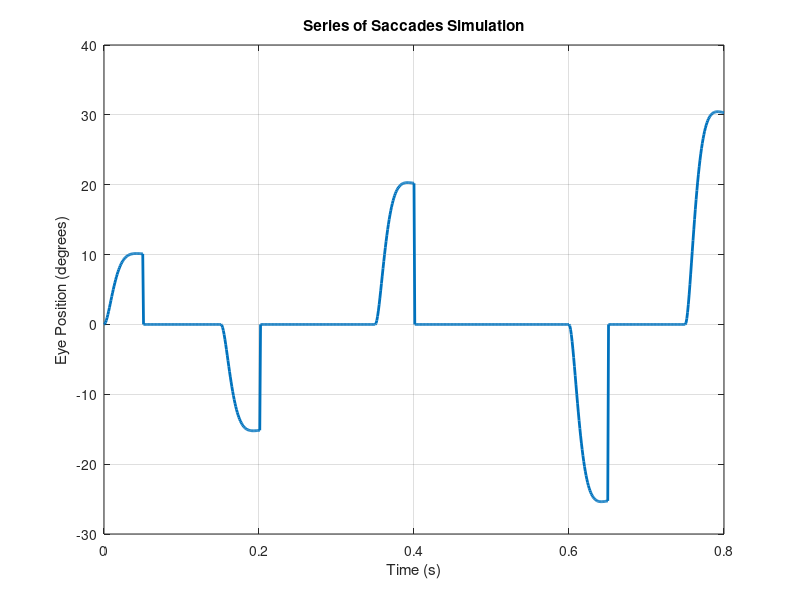

MATLAB code to generate this figure:
% Simulate a series of saccades in MATLAB

% Parameters
amplitudes = [10, -15, 20, -25, 30]; % amplitudes of the saccades in degrees
durations = [0.05, 0.05, 0.05, 0.05, 0.05]; % durations of the saccades in seconds
intervals = [0.1, 0.15, 0.2, 0.1]; % intervals between saccades in seconds
sampling_rate = 1000; % samples per second

% Total time calculation
total_time = sum(durations) + sum(intervals);
t_total = 0:1/sampling_rate:total_time;

% Time vector and position initialization
eye_position = zeros(size(t_total));
current_time = 0;

% Second-order system parameters (assuming same for all saccades)
zeta = 0.8; % damping ratio

% Loop through each saccade
for i = 1:length(amplitudes)
    % Current saccade parameters
    amplitude = amplitudes(i);
    duration = durations(i);
    omega = 2 * pi / duration; % natural frequency (rad/s)
    
    % Time vector for the current saccade
    t_saccade = 0:1/sampling_rate:duration;
    
    % System transfer function: G(s) = omega^2 / (s^2 + 2*zeta*omega*s + omega^2)
    num = [omega^2];
    den = [1, 2*zeta*omega, omega^2];
    sys = tf(num, den);
    
    % Step response of the system to simulate the saccade
    [y, t_saccade] = step(sys, t_saccade);
    y = y * amplitude; % Scale the response to the desired amplitude
    
    % Update the eye position
    start_idx = find(t_total >= current_time, 1);
    end_idx = start_idx + length(y) - 1;
    eye_position(start_idx:end_idx) = eye_position(start_idx:end_idx) + y';
    
    % Update current time
    current_time = current_time + duration;
    
    % Add interval between saccades if not the last saccade
    if i < length(amplitudes)
        interval = intervals(i);
        current_time = current_time + interval;
    end
end

% Plot the series of saccades
figure;
plot(t_total, eye_position, 'LineWidth', 2);
xlabel('Time (s)');
ylabel('Eye Position (degrees)');
title('Series of Saccades Simulation');
grid on;

% Optional: Save the plot as an image
saveas(gcf, 'series_of_saccades_simulation.png');

% Display the plot
disp('Series of saccades simulation completed.');
